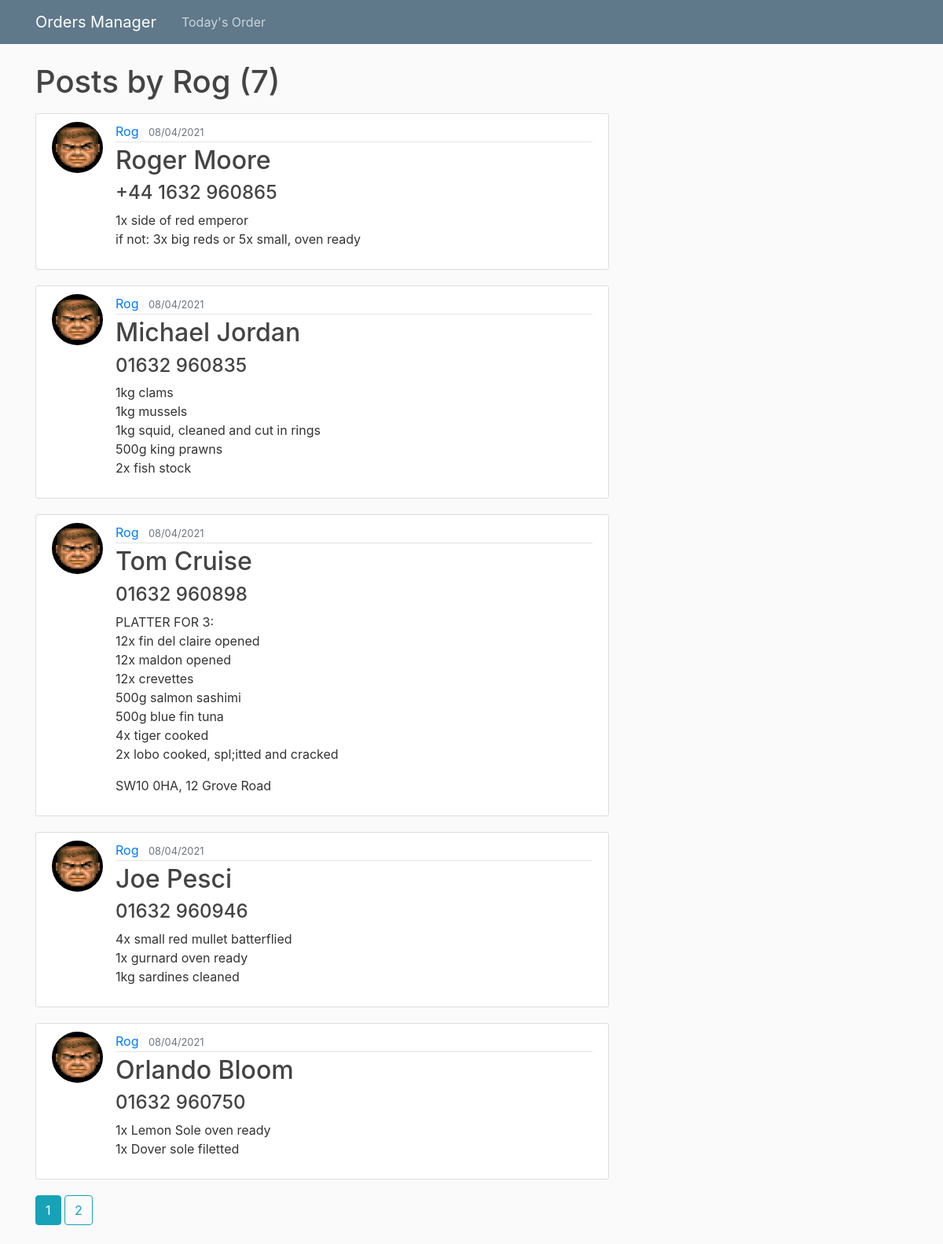
The app's page /user/Rog, older data.
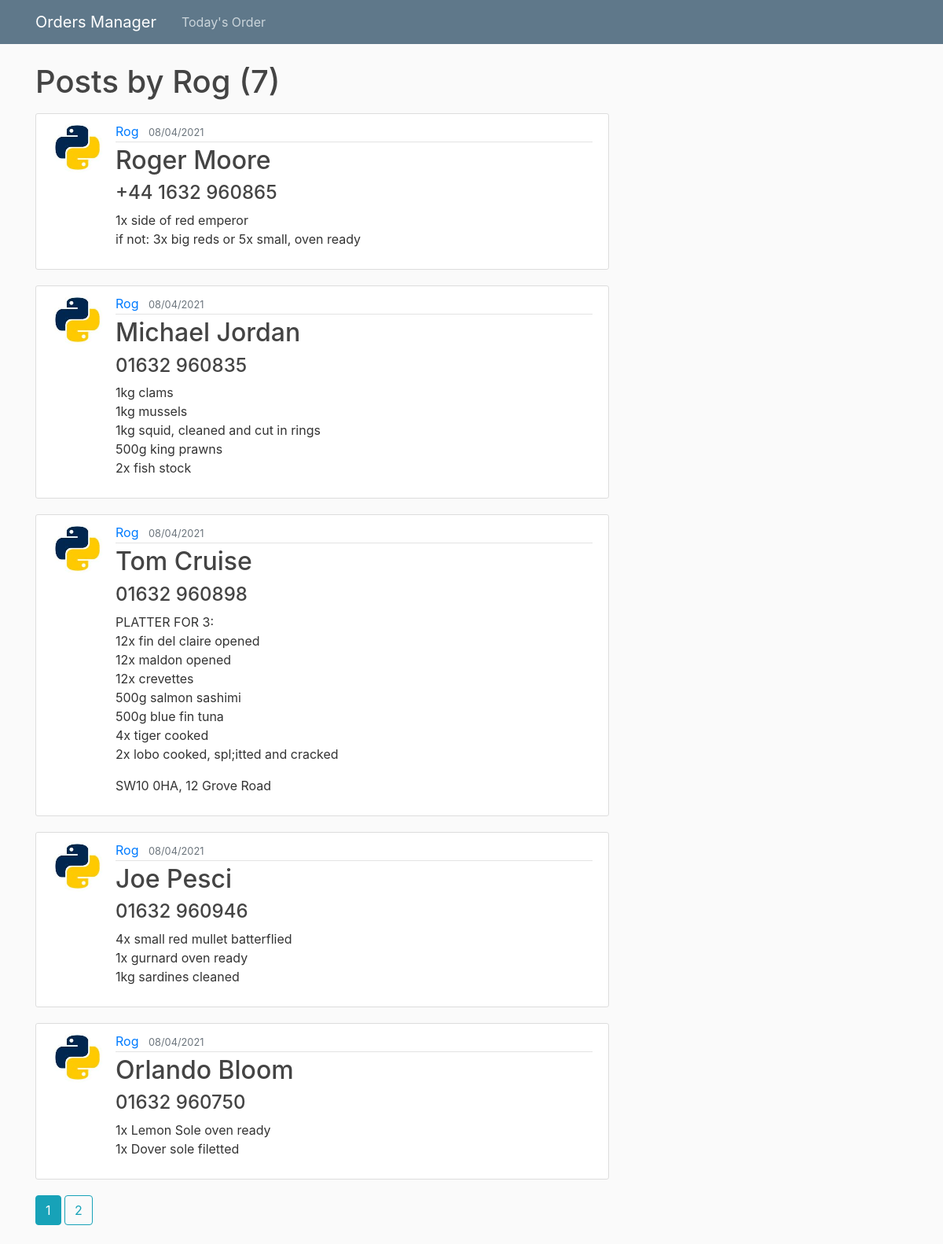
The same page, newer data.
### orders_manager/models.py (models this page shows, shortened)
class User(db.Model, UserMixin):
    id = db.Column(db.Integer, primary_key=True)
    username = db.Column(db.String(20), unique=True, nullable=False)
    email = db.Column(db.String(120), unique=True, nullable=False)
    image_file = db.Column(db.String(20), nullable=False, default='default.jpg')
    password = db.Column(db.String(60), nullable=False)
    posts = db.relationship('Post', backref='author', lazy=True)

class Post(db.Model):
    id = db.Column(db.Integer, primary_key=True)
    name = db.Column(db.String(100), nullable=False)
    phone_number = db.Column(db.String, nullable=False)
    date = db.Column(db.String, nullable=False)
    order = db.Column(db.Text, nullable=False)
    post_code = db.Column(db.String, nullable=False)
    date_posted = db.Column(db.DateTime, nullable=False, default=datetime.utcnow)
    user_id = db.Column(db.Integer, db.ForeignKey('user.id'), nullable=False)

### orders_manager/users/routes.py (the view)
@users.route("/user/<string:username>")
def user_posts(username):
    page = request.args.get('page', 1, type=int)
    user = User.query.filter_by(username=username).first_or_404()
    posts = Post.query.filter_by(author=user)\
            .order_by(Post.date_posted.desc())\
            .paginate(page=page, per_page=5)
    return render_template('user_posts.html', posts=posts, user=user)

### orders_manager/templates/user_posts.html
{% extends "layout.html" %}
{% block content %}
    <h1 class="mb-3">Posts by {{ user.username }} ({{ posts.total }})</h1>
    {% for post in posts.items %}
      <article class="media content-section">
        <img class="rounded-circle article-img" src="{{ url_for('static', filename='profile_pics/' + post.author.image_file) }}">
        <div class="media-body">
          <div class="article-metadata">
            <a class="mr-2" href="{{ url_for('users.user_posts', username=post.author.username) }}">{{ post.author.username }}</a>
            <small class="text-muted">{{ post.date_posted.strftime('%d/%m/%Y') }}</small>
          </div>
          <h2><a class="article-title" href="{{ url_for('posts.post', post_id=post.id) }}">{{ post.name }}</a></h2>
          <h4>{{ post.phone_number }}</h4>
          <p class="article-content">{{ post.order }}</p>
          <p class="article-content">{{ post.post_code }}</p>
        </div>
      </article>
    {% endfor %}
    {% for page_num in posts.iter_pages(left_edge=1, right_edge=1, left_current=1, right_current=2) %}
      {% if page_num %}
        {% if posts.page == page_num %}
          <a class="btn btn-info mb-4" href="{{ url_for('users.user_posts', username=user.username, page=page_num) }}">{{ page_num }}</a>
        {% else %}
          <a class="btn btn-outline-info mb-4" href="{{ url_for('users.user_posts', username=user.username, page=page_num) }}">{{ page_num }}</a>
        {% endif %}
      {% else %}
        ...
      {% endif %}
    {% endfor %}
{% endblock content %}

### orders_manager/templates/layout.html (shortened to what this page needs)
<!DOCTYPE html>
<html>
<head>
    <link rel="stylesheet" href="https://maxcdn.bootstrapcdn.com/bootstrap/4.0.0/css/bootstrap.min.css">
    <link rel="stylesheet" type="text/css" href="{{ url_for('static', filename='main.css') }}">
</head>
<body>
    <header class="site-header">
      <nav class="navbar navbar-expand-md navbar-dark bg-steel fixed-top">
        <div class="container">
          <a class="navbar-brand mr-4" href="/">Orders Manager</a>
          <div class="collapse navbar-collapse" id="navbarToggle">
            <div class="navbar-nav mr-auto">
              <a class="nav-item nav-link" href="{{ url_for('main.home') }}">Today's Order</a>
            </div>
          </div>
        </div>
      </nav>
    </header>
    <main role="main" class="container">
      <div class="row">
        <div class="col-md-8">
          {% block content %}{% endblock %}
        </div>
      </div>
    </main>
</body>
</html>

### orders_manager/static/main.css (style rules this page uses)
body { background: #fafafa; color: #333333; margin-top: 5rem; }
h1, h2, h3, h4, h5, h6 { color: #444444; }
.bg-steel { background-color: #5f788a; }
.site-header .navbar-nav .nav-link { color: #cbd5db; }
.content-section { background: #ffffff; padding: 10px 20px; border: 1px solid #dddddd; border-radius: 3px; margin-bottom: 20px; }
.article-title { color: #444444; }
.article-content { white-space: pre-line; }
.article-img { height: 65px; width: 65px; margin-right: 16px; }
.article-metadata { padding-bottom: 1px; margin-bottom: 4px; border-bottom: 1px solid #e3e3e3 }

Row changes from the older to the newer data that the page shows:
changed through a linked row, Post "Roger Moore": image_file: a different picture
changed through a linked row, Post "Michael Jordan": image_file: a different picture
changed through a linked row, Post "Tom Cruise": image_file: a different picture
changed through a linked row, Post "Joe Pesci": image_file: a different picture
changed through a linked row, Post "Orlando Bloom": image_file: a different picture
